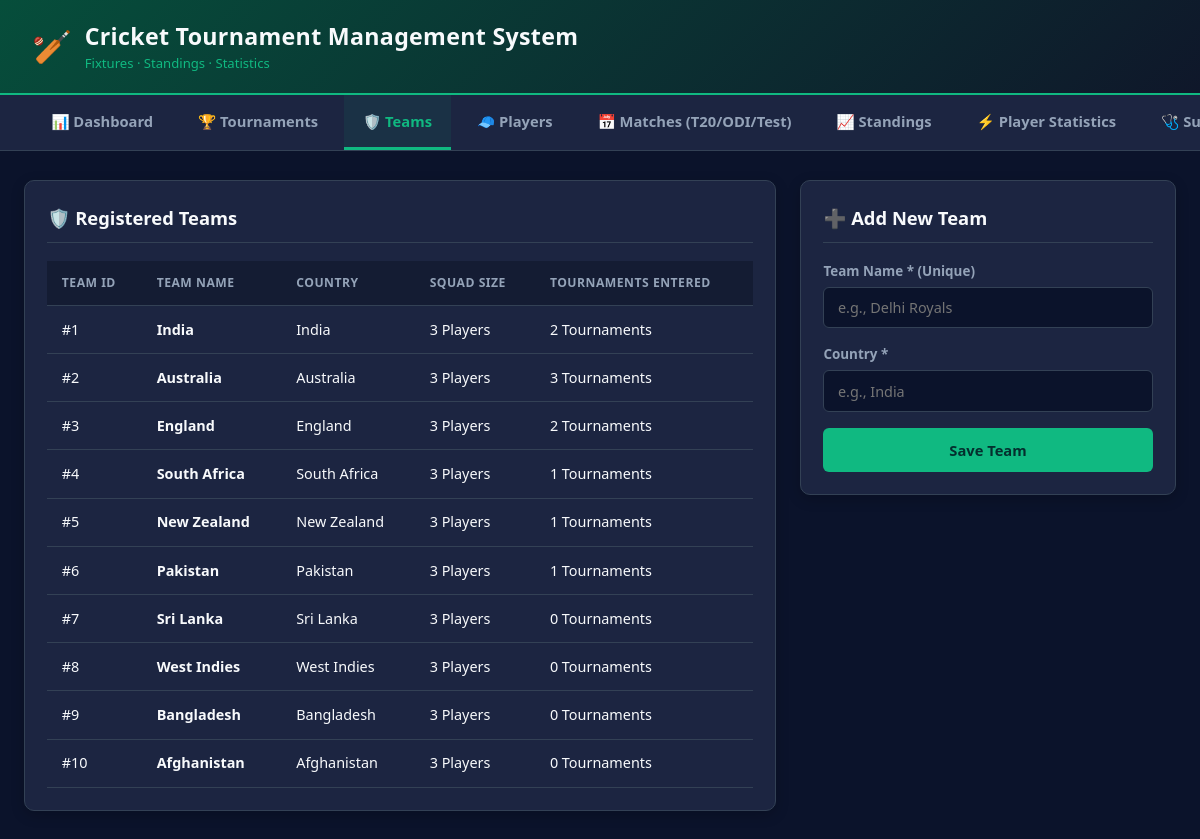
Screenshot of /index.php?page=teams with the database file from the repository.
### tables this page shows
CREATE TABLE IF NOT EXISTS teams (
    team_id     INT UNSIGNED NOT NULL AUTO_INCREMENT,
    team_name   VARCHAR(100) NOT NULL,
    country     VARCHAR(100) NOT NULL,
    PRIMARY KEY (team_id),
    UNIQUE KEY uq_teams_name (team_name)
);

### app/Core/Controller.php (called while the page is built, shortened)
<?php
abstract class Controller
{
    protected function view(string $template, array $data = []): void
    {
        extract($data, EXTR_SKIP);
        require BASE_PATH . '/views/' . $template . '.php';
        require BASE_PATH . '/views/layout.php';
    }
}

### app/Controllers/TeamController.php (called while the page is built, shortened)
<?php
final class TeamController extends Controller
{
    public function index(): void
    {
        $teams = new TeamRepository();
        $this->view('teams', [
            'activePage' => 'teams',
            'teams'      => $teams->allWithCounts(),
        ]);
    }
}

### public/index.php (called while the page is built, shortened)
<?php
require dirname(__DIR__) . '/app/autoload.php';
$pages = [
    'dashboard'   => [DashboardController::class, 'index'],
    'tournaments' => [TournamentController::class, 'index'],
    'teams'       => [TeamController::class, 'index'],
    'players'     => [PlayerController::class, 'index'],
    'matches'     => [MatchController::class, 'index'],
    'standings'   => [StandingsController::class, 'index'],
    'stats'       => [StatsController::class, 'index'],
    'staff'       => [StaffController::class, 'index'],
];
try {
    $page = (string) ($_GET['page'] ?? 'dashboard');
    [$class, $method] = $pages[$page];
    (new $class())->{$method}();
} catch (Throwable $error) {
    renderErrorPage($error);
}

### app/autoload.php (called while the page is built, shortened)
<?php
spl_autoload_register(function (string $class): void {
    $prefix = 'App\\';
    $relativeClass = substr($class, strlen($prefix));
    $file = BASE_PATH . '/app/' . str_replace('\\', '/', $relativeClass) . '.php';
});
function e($value): string
{
    return htmlspecialchars((string) $value, ENT_QUOTES, 'UTF-8');
}

### config/config.php (called while the page is built)
<?php
return [
    'db' => [
        'host'    => getenv('DB_HOST') ?: 'localhost',
        'user'    => getenv('DB_USER') ?: 'root',
        'password' => getenv('DB_PASSWORD') ?: '',
        'name'    => getenv('DB_NAME') ?: 'cricket_tournament',
        'charset' => 'utf8mb4',
    ],
    'app' => [
        'name'  => 'Cricket Tournament Management System',
        'debug' => filter_var(getenv('APP_DEBUG') ?: '1', FILTER_VALIDATE_BOOLEAN),
    ],
];

### app/Core/Database.php (called while the page is built, shortened)
<?php
final class Database
{
    private static ?PDO $connection = null;
    public static function connect(): PDO
    {
        $config = self::config();
        $dsn = sprintf(
            'mysql:host=%s;dbname=%s;charset=%s',
            $config['host'],
            $config['name'],
            $config['charset']
        );
        try {
            self::$connection = new PDO($dsn, $config['user'], $config['password'], [
                PDO::ATTR_ERRMODE            => PDO::ERRMODE_EXCEPTION,
                PDO::ATTR_DEFAULT_FETCH_MODE => PDO::FETCH_ASSOC,
                PDO::ATTR_EMULATE_PREPARES   => false,
            ]);
        } catch (PDOException $e) {
            throw new RuntimeException(
                'Database connection failed: ' . $e->getMessage(),
                0,
                $e
            );
        }
        return self::$connection;
    }
    private static function config(): array
    {
        $config = require BASE_PATH . '/config/config.php';
        return $config['db'];
    }
}

### app/Repositories/TeamRepository.php (called while the page is built, shortened)
<?php
final class TeamRepository
{
    private PDO $db;
    public function __construct(?PDO $db = null)
    {
        $this->db = $db ?? Database::connect();
    }
    public function allWithCounts(): array
    {
        $stmt = $this->db->query(
            'SELECT t.team_id,
                    t.team_name,
                    t.country,
                    COUNT(DISTINCT tp.player_id)   AS player_count,
                    COUNT(DISTINCT tt.tournament_id) AS tournament_count
             FROM teams t
             LEFT JOIN teamplayers tp    ON t.team_id = tp.team_id
             LEFT JOIN tournamentteams tt ON t.team_id = tt.team_id
             GROUP BY t.team_id, t.team_name, t.country
             ORDER BY t.team_id'
        );
        return $stmt->fetchAll();
    }
}

### views/teams.php (the view, shortened to what this page needs)
<?php
$teams = $teams ?? [];
?>
<div class="layout-split">
    <div class="card">
        <div class="card-header">
            <div class="card-title">🛡️ Registered Teams</div>
        </div>
        <div class="table-wrapper">
            <table>
                <thead>
                    <tr>
                        <th>Team ID</th>
                        <th>Team Name</th>
                        <th>Country</th>
                        <th>Squad Size</th>
                        <th>Tournaments Entered</th>
                    </tr>
                </thead>
                <tbody>
                    <?php foreach ($teams as $team): ?>
                        <tr>
                            <td>#<?= (int) $team['team_id'] ?></td>
                            <td><strong><?= e($team['team_name']) ?></strong></td>
                            <td><?= e($team['country']) ?></td>
                            <td><?= (int) $team['player_count'] ?> Players</td>
                            <td><?= (int) $team['tournament_count'] ?> Tournaments</td>
                        </tr>
                    <?php endforeach; ?>
                </tbody>
            </table>
        </div>
    </div>
    <div class="card">
        <div class="card-header">
            <div class="card-title">➕ Add New Team</div>
        </div>
        <form action="index.php" method="POST">
            <div class="form-group">
                <label>Team Name * (Unique)</label>
                <input type="text" name="team_name" class="form-control"
                       placeholder="e.g., Delhi Royals" required>
            </div>
            <div class="form-group">
                <label>Country *</label>
                <input type="text" name="country" class="form-control"
                       placeholder="e.g., India" required>
            </div>
            <button type="submit" class="btn-submit">Save Team</button>
        </form>
    </div>
</div>

### public/assets/css/style.css (style rules this page uses)
:root { --bg-dark: #0b132b; --bg-card: #1c2541; --bg-surface: #253256; --emerald: #10b981; --emerald-dark: #059669; --gold: #f59e0b; --text-light: #f8fafc; --text-muted: #94a3b8; --danger: #ef4444; --border: #334155; }
* { box-sizing: border-box; margin: 0; padding: 0; font-family: 'Segoe UI', system-ui, -apple-system, sans-serif; }
body { background-color: var(--bg-dark); color: var(--text-light); line-height: 1.5; min-height: 100vh; }
.layout-split { display: grid; grid-template-columns: 2fr 1fr; gap: 1.5rem; align-items: start; }
.card { background-color: var(--bg-card); border: 1px solid var(--border); border-radius: 10px; padding: 1.4rem; margin-bottom: 1.5rem; box-shadow: 0 4px 14px rgba(0, 0, 0, 0.2); }
.card-header { display: flex; justify-content: space-between; align-items: center; margin-bottom: 1.1rem; padding-bottom: 0.7rem; border-bottom: 1px solid var(--border); flex-wrap: wrap; gap: 0.8rem; }
.card-title { font-size: 1.15rem; font-weight: 700; color: var(--text-light); display: flex; align-items: center; gap: 0.5rem; }
.table-wrapper { overflow-x: auto; }
table { width: 100%; border-collapse: collapse; font-size: 0.9rem; }
th, td { padding: 0.8rem 0.9rem; text-align: left; border-bottom: 1px solid var(--border); }
th { background-color: rgba(15, 23, 42, 0.6); color: var(--text-muted); font-weight: 600; text-transform: uppercase; font-size: 0.76rem; letter-spacing: 0.5px; }
.form-group { margin-bottom: 1rem; }
.form-group label { display: block; font-size: 0.84rem; font-weight: 600; color: var(--text-muted); margin-bottom: 0.35rem; }
.form-control { width: 100%; padding: 0.65rem 0.85rem; background-color: var(--bg-dark); border: 1px solid var(--border); border-radius: 6px; color: var(--text-light); font-size: 0.9rem; }
.btn-submit { width: 100%; background-color: var(--emerald); color: #042f2e; font-weight: 700; border: none; padding: 0.75rem 1rem; border-radius: 6px; cursor: pointer; font-size: 0.92rem; transition: background 0.2s; }

### rows the page displays
teams: team_id "1", team_name "India", country "India", player_count "3", tournament_count "2"
teams: team_id "2", team_name "Australia", country "Australia", player_count "3", tournament_count "3"
teams: team_id "3", team_name "England", country "England", player_count "3", tournament_count "2"
teams: team_id "4", team_name "South Africa", country "South Africa", player_count "3", tournament_count "1"
teams: team_id "5", team_name "New Zealand", country "New Zealand", player_count "3", tournament_count "1"
teams: team_id "6", team_name "Pakistan", country "Pakistan", player_count "3", tournament_count "1"
teams: team_id "7", team_name "Sri Lanka", country "Sri Lanka", player_count "3", tournament_count "0"
teams: team_id "8", team_name "West Indies", country "West Indies", player_count "3", tournament_count "0"
teams: team_id "9", team_name "Bangladesh", country "Bangladesh", player_count "3", tournament_count "0"
teams: team_id "10", team_name "Afghanistan", country "Afghanistan", player_count "3", tournament_count "0"

### other values shown
$tabLabel "📊 Dashboard"
$tabLabel "🏆 Tournaments"
$tabLabel "🛡️ Teams"
$tabLabel "🧢 Players"
$tabLabel "📅 Matches (T20/ODI/Test)"
$tabLabel "📈 Standings"
$tabLabel "⚡ Player Statistics"
$tabLabel "🩺…"
